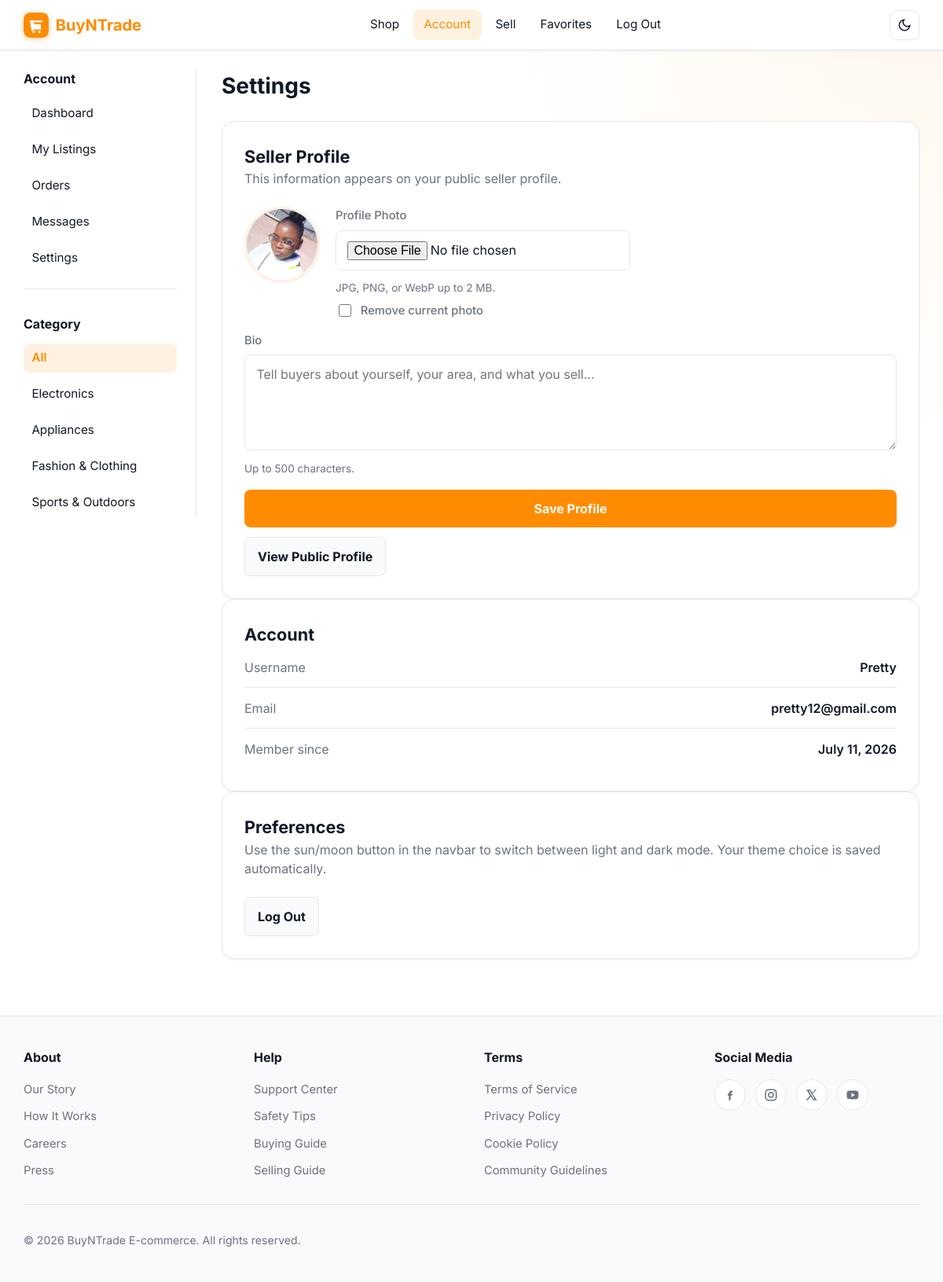
Page /settings/ (signed in) on the committed database.
### buyntrade/models.py (models this page shows, shortened)
class Category(models.Model):
    name = models.CharField(max_length=64)

class User(AbstractUser):
    profile_photo = models.ImageField(upload_to="profiles/", blank=True, null=True)
    bio = models.TextField(blank=True, max_length=500)
    def get_profile_photo_url(self):
        if self.profile_photo:
            return self.profile_photo.url
        return None

### buyntrade/views.py (the view, shortened to what this page needs)
# urls.py: path("settings/", views.settings_view, name="settings"),
@login_required
def settings_view(request):
    errors = []
    return render(request, "buyntrade/settings.html", {
        "active_sidebar": "settings",
        "errors": errors,
        **_sidebar_context(),
    })

### buyntrade/context_processors.py (called while the page is built)
def site_branding(request):
    return {
        "site_name": "BuyNTrade E-Commerce",
    }

### buyntrade/views.py (called while the page is built)
def _sidebar_categories():
    categories = []
    for name in SIDEBAR_CATEGORIES:
        category = Category.objects.filter(name=name).first()
        if category:
            categories.append(category)
    return categories

def _sidebar_context(active_category_id=None, active_sidebar=None):
    return {
        "categories": _sidebar_categories(),
        "active_category_id": active_category_id,
        "active_sidebar": active_sidebar,
        "popular_areas": POPULAR_AREAS,
    }

### buyntrade/templates/buyntrade/settings.html (shortened to what this page needs)
{% extends "buyntrade/layout.html" %}
{% block body %}
<div class="shop-layout">
  {% include "buyntrade/_shop_sidebar.html" %}
  <section class="shop-main">
    <div class="shop-toolbar">
      <h1 class="shop-title">Settings</h1>
    </div>
    <div class="panel panel-wide">
      <h2 class="section-title">Seller Profile</h2>
      <p class="page-lead">This information appears on your public seller profile.</p>
      <form method="post" enctype="multipart/form-data" class="form-stack">
        <div class="seller-settings-photo">
          {% if user.get_profile_photo_url %}
            <img class="seller-profile-photo" src="{{ user.get_profile_photo_url }}" alt="Your profile photo">
          {% else %}
            <span class="seller-avatar seller-avatar-lg">{{ user.profile_initial }}</span>
          {% endif %}
          <div class="form-group">
            <label for="profile_photo">Profile Photo</label>
            <input class="form-control" type="file" name="profile_photo" id="profile_photo" accept="image/*">
            <p class="form-hint">JPG, PNG, or WebP up to 2 MB.</p>
            {% if user.get_profile_photo_url %}
              <label class="check-row">
                <input type="checkbox" name="remove_photo">
                <span>Remove current photo</span>
              </label>
            {% endif %}
          </div>
        </div>
        <div class="form-group">
          <label for="bio">Bio</label>
          <textarea class="form-control" name="bio" id="bio" rows="4" maxlength="500" placeholder="Tell buyers about yourself, your area, and what you sell...">{{ user.bio }}</textarea>
          <p class="form-hint">Up to 500 characters.</p>
        </div>
        <div class="form-actions-row">
          <button class="btn btn-primary" type="submit">Save Profile</button>
          <a class="btn btn-secondary" href="{% url 'seller_profile' user.username %}">View Public Profile</a>
        </div>
      </form>
    </div>
    <div class="panel panel-wide">
      <h2 class="section-title">Account</h2>
      <div class="settings-list">
        <div class="settings-row">
          <span class="settings-label">Username</span>
          <span class="settings-value">{{ user.username }}</span>
        </div>
        <div class="settings-row">
          <span class="settings-label">Email</span>
          <span class="settings-value">{{ user.email|default:"Not set" }}</span>
        </div>
        <div class="settings-row">
          <span class="settings-label">Member since</span>
          <span class="settings-value">{{ user.date_joined|date:"F j, Y" }}</span>
        </div>
      </div>
    </div>
    <div class="panel panel-wide dashboard-panel">
      <h2 class="section-title">Preferences</h2>
      <p class="page-lead">Use the sun/moon button in the navbar to switch between light and dark mode. Your theme choice is saved automatically.</p>
      <a class="btn btn-secondary" href="{% url 'logout' %}">Log Out</a>
    </div>
  </section>
</div>
{% endblock %}

### buyntrade/templates/buyntrade/layout.html (shortened to what this page needs)
{% load static %}
<!DOCTYPE html>
<html lang="en" data-theme="light">
  <head>
    <link rel="stylesheet" href="{% static 'buyntrade/styles.css' %}">
  </head>
  <body>
    <div class="page-shell">
      <nav class="navbar">
        <div class="navbar-inner">
          <a class="navbar-brand" href="{% url 'index' %}">
            <img class="brand-icon" src="{% static 'buyntrade/favicon.svg' %}" alt="" width="32" height="32">
            <span class="brand-text">BuyNTrade</span>
          </a>
          <div class="navbar-links" id="navbar-links">
            <a class="nav-link{% if request.resolver_match.url_name == 'index' %} active{% endif %}" href="{% url 'index' %}">Shop</a>
            {% if user.is_authenticated %}
              <a class="nav-link{% if request.resolver_match.url_name == 'dashboard' or request.resolver_match.url_name == 'my_listings' or request.resolver_match.url_name == 'orders' or request.resolver_match.url_name == 'messages' or request.resolver_match.url_name == 'settings' %} active{% endif %}" href="{% url 'dashboard' %}">Account</a>
              <a class="nav-link{% if request.resolver_match.url_name == 'create' %} active{% endif %}" href="{% url 'create' %}">Sell</a>
              <a class="nav-link{% if request.resolver_match.url_name == 'watchlist' %} active{% endif %}" href="{% url 'watchlist' %}">Favorites</a>
              <a class="nav-link" href="{% url 'logout' %}">Log Out</a>
            {% else %}
              <a class="nav-link{% if request.resolver_match.url_name == 'login' %} active{% endif %}" href="{% url 'login' %}">Log In</a>
              <a class="nav-link{% if request.resolver_match.url_name == 'register' %} active{% endif %}" href="{% url 'register' %}">Register</a>
            {% endif %}
          </div>
          <div class="navbar-actions">
            <button type="button" class="icon-button" data-theme-toggle aria-label="Switch theme">
              <svg class="theme-icon-light" viewBox="0 0 24 24" fill="none" stroke="currentColor" stroke-width="2">
                <path d="M21 12.79A9 9 0 1 1 11.21 3 7 7 0 0 0 21 12.79z"></path>
              </svg>
            </button>
          </div>
        </div>
      </nav>
      <main class="page-content">
        {% block body %}{% endblock %}
      </main>
      {% include "buyntrade/_footer.html" %}
    </div>
  </body>
</html>

### buyntrade/templates/buyntrade/_shop_sidebar.html (shortened to what this page needs)
<aside class="shop-sidebar" id="shop-sidebar">
  <div class="shop-sidebar-panel" id="shop-sidebar-panel">
  {% include "buyntrade/_sidebar_account_nav.html" %}
  {% if categories %}
  <div class="filter-block">
    <h3 class="filter-heading">Category</h3>
    <ul class="filter-links">
      <li>
        <a href="{% url 'index' %}" class="{% if not active_category_id %}active{% endif %}">All</a>
      </li>
      {% for category in categories %}
        <li>
          <a href="{% url 'category_listings' category.id %}" class="{% if active_category_id == category.id %}active{% endif %}">
            {{ category.name }}
          </a>
        </li>
      {% endfor %}
    </ul>
  </div>
  {% endif %}
  </div>
</aside>

### buyntrade/templates/buyntrade/_sidebar_account_nav.html
{% if user.is_authenticated %}
<div class="filter-block sidebar-menu-block">
  <h3 class="filter-heading">Account</h3>
  <ul class="filter-links sidebar-menu">
    <li>
      <a href="{% url 'dashboard' %}" class="sidebar-link{% if active_sidebar == 'dashboard' %} active{% endif %}">Dashboard</a>
    </li>
    <li>
      <a href="{% url 'my_listings' %}" class="sidebar-link{% if active_sidebar == 'my_listings' %} active{% endif %}">My Listings</a>
    </li>
    <li>
      <a href="{% url 'orders' %}" class="sidebar-link{% if active_sidebar == 'orders' %} active{% endif %}">Orders</a>
    </li>
    <li>
      <a href="{% url 'messages' %}" class="sidebar-link{% if active_sidebar == 'messages' %} active{% endif %}">Messages</a>
    </li>
    <li>
      <a href="{% url 'settings' %}" class="sidebar-link{% if active_sidebar == 'settings' %} active{% endif %}">Settings</a>
    </li>
  </ul>
</div>
{% endif %}

### buyntrade/templates/buyntrade/_footer.html (shortened to what this page needs)
<footer class="site-footer">
  <div class="footer-inner">
    <div class="footer-grid">
      <div class="footer-column">
        <h3 class="footer-heading">About</h3>
        <ul class="footer-links">
          <li><a href="{% url 'about' %}#our-story">Our Story</a></li>
          <li><a href="{% url 'about' %}#how-it-works">How It Works</a></li>
          <li><a href="{% url 'about' %}#careers">Careers</a></li>
          <li><a href="{% url 'about' %}#press">Press</a></li>
        </ul>
      </div>
      <div class="footer-column">
        <h3 class="footer-heading">Help</h3>
        <ul class="footer-links">
          <li><a href="{% url 'help' %}#support-center">Support Center</a></li>
          <li><a href="{% url 'help' %}#safety-tips">Safety Tips</a></li>
          <li><a href="{% url 'help' %}#buying-guide">Buying Guide</a></li>
          <li><a href="{% url 'help' %}#selling-guide">Selling Guide</a></li>
        </ul>
      </div>
      <div class="footer-column">
        <h3 class="footer-heading">Terms</h3>
        <ul class="footer-links">
          <li><a href="{% url 'terms' %}#terms-of-service">Terms of Service</a></li>
          <li><a href="{% url 'terms' %}#privacy-policy">Privacy Policy</a></li>
          <li><a href="{% url 'terms' %}#cookie-policy">Cookie Policy</a></li>
          <li><a href="{% url 'terms' %}#community-guidelines">Community Guidelines</a></li>
        </ul>
      </div>
      <div class="footer-column">
        <h3 class="footer-heading">Social Media</h3>
        <div class="social-links">
          <a class="social-link" href="https://facebook.com" target="_blank" rel="noopener noreferrer" aria-label="Facebook">
            <svg viewBox="0 0 24 24" width="18" height="18" fill="currentColor"><path d="M13 10h3l-.5 3H13v8h-3v-8H8v-3h2V9.5C10 6.5 11.5 5 14.5 5H16v3h-1.5c-1 0-1.5.5-1.5 1.5V10z"></path></svg>
          </a>
          <a class="social-link" href="https://instagram.com" target="_blank" rel="noopener noreferrer" aria-label="Instagram">
            <svg viewBox="0 0 24 24" width="18" height="18" fill="none" stroke="currentColor" stroke-width="2"><rect x="3" y="3" width="18" height="18" rx="5"></rect><circle cx="12" cy="12" r="4"></circle><circle cx="17.5" cy="6.5" r="1" fill="currentColor" stroke="none"></circle></svg>
          </a>
          <a class="social-link" href="https://x.com" target="_blank" rel="noopener noreferrer" aria-label="X">
            <svg viewBox="0 0 24 24" width="18" height="18" fill="currentColor"><path d="M17.3 3H20l-6.5 7.4L21 21h-6.2l-4.8-6.2L4.8 21H2l7-8L3 3h6.3l4.3 5.7L17.3 3zm-2.2 16h1.7L8.9 4.9H7.1L15.1 19z"></path></svg>
          </a>
          <a class="social-link" href="https://youtube.com" target="_blank" rel="noopener noreferrer" aria-label="YouTube">
          </a>
        </div>
      </div>
    </div>
    <div class="footer-bottom">
      <p>&copy; {% now "Y" %} BuyNTrade E-commerce. All rights reserved.</p>
    </div>
  </div>
</footer>

### rows in the picture
Category: name "Electronics"
Category: name "Appliances"
Category: name "Fashion & Clothing"
Category: name "Sports & Outdoors"
User: get_profile_photo_url (picture), username "Pretty", email "pretty12@gmail.com", date_joined "July 11, 2026"
